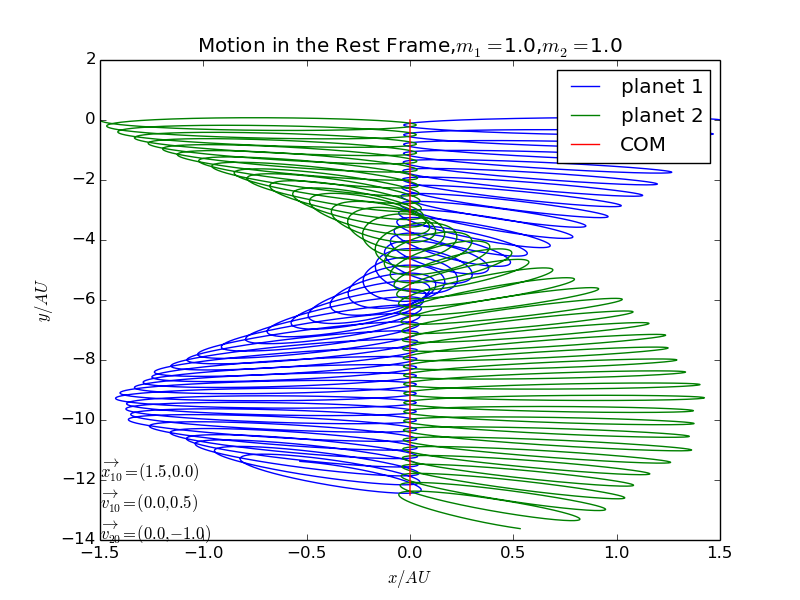

This chart was generated by the following Python code:
import math
import matplotlib.pyplot as plt

G=4*math.pi**2
def COMorbit1(m1,m2,x0,y0,vx0,vy0,dt,T):
    alpha=-G*m2/(1+m1/m2)**2.
    r=[[]for i in range(2)]
    v=[[]for i in range(2)]
    r[0].append(x0)
    r[1].append(y0)
    v[0].append(vx0)
    v[1].append(vy0)
    for i in range(int(T/dt)):
        den=(r[0][-1]**2+r[1][-1]**2)**1.5#denominator
        v[0].append(v[0][-1]+alpha*r[0][-1]*dt/den)
        v[1].append(v[1][-1]+alpha*r[1][-1]*dt/den)
        r[0].append(r[0][-1]+v[0][-1]*dt)
        r[1].append(r[1][-1]+v[1][-1]*dt)
    return r,v

def COM2(m1,m2,r1):
    r2=[[]for i in range(2)]
    r2[0]=map(lambda x:-m1*x/m2,r1[0])
    r2[1]=map(lambda x:-m1*x/m2,r1[1])
    return r2


def RestFrameC(m1,m2,v1x0,v1y0,v2x0,v2y0,dt,T):
    v_cx=(m1*v1x0+m2*v2x0)/(m1+m2)
    v_cy=(m1*v1y0+m2*v2y0)/(m1+m2)
    rc=[[]for i in range(2)]
    for i in range(int(T/dt)+1):
        rc[0].append(v_cx*i*dt)
        rc[1].append(v_cy*i*dt)
    return rc


#series 1: m1=m2=1,dt=0.001,T=50,vy10=0.5/1.0/1.5/3./4.
print 'Input mass of planet 1 ->',
m1 = float(raw_input())
print 'Input mass of planet 2 ->',
m2 = float(raw_input())

#m1,m2=1.,1.
dt,T=0.001,50
x10,y10,vx10,vy10=1.5,0.,0.,4.

print 'Input velocity in y direction of planet 1 ->',
vy10 = float(raw_input())

vx20,vy20=0.,-1.

rc=RestFrameC(m1,m2,vx10,vy10,vx20,vy20,dt,T)
r1c,v1c=COMorbit1(m1,m2,x10,y10,vx10,vy10,dt,T)
r2c=COM2(m1,m2,r1c)

x1=map(lambda a,b:a+b,rc[0],r1c[0])
y1=map(lambda a,b:a+b,rc[1],r1c[1])
x2=map(lambda a,b:a+b,rc[0],r2c[0])
y2=map(lambda a,b:a+b,rc[1],r2c[1])

#plt.subplot(1,2,1)
plt.plot(x1,y1,label='planet 1')
plt.plot(x2,y2,label='planet 2')
plt.plot(rc[0],rc[1],label='COM')
plt.title(r'Motion in the Rest Frame,'+'$m_1=$'+str(m1)+',$m_2=$'+str(m2))
plt.xlabel('$x/AU$')
plt.ylabel('$y/AU$')
plt.text(-78,-18,r'$\overrightarrow{x_{10}}=(%s,%s)$'%(x10,y10)+'\n$\overrightarrow{v_{10}}=(%s,%s)$'%(vx10,vy10)+'\n$\overrightarrow{v_{20}}=(%s,%s)$'%(vx20,vy20))
plt.legend()
plt.savefig("Ex11-1.png")
plt.show()

#plt.subplot(1,2,2)
plt.plot(r1c[0],r1c[1],label='planet 1')
plt.plot(r2c[0],r2c[1],label='planet 2')
plt.title(r'Motion in the COM Frame,'+'$m_1=$'+str(m1)+',$m_2=$'+str(m2))
plt.xlabel(r'$x_c/AU$')
plt.ylabel(r'$y_c/AU$')
plt.text(-78,-78,r'$\overrightarrow{x_{10}}=(%s,%s)$'%(x10,y10)+'\n$\overrightarrow{v_{10}}=(%s,%s)$'%(vx10,vy10)+'\n$\overrightarrow{v_{20}}=(%s,%s)$'%(vx20,vy20))
plt.legend()
plt.savefig("Ex11-2.png")
plt.show()
